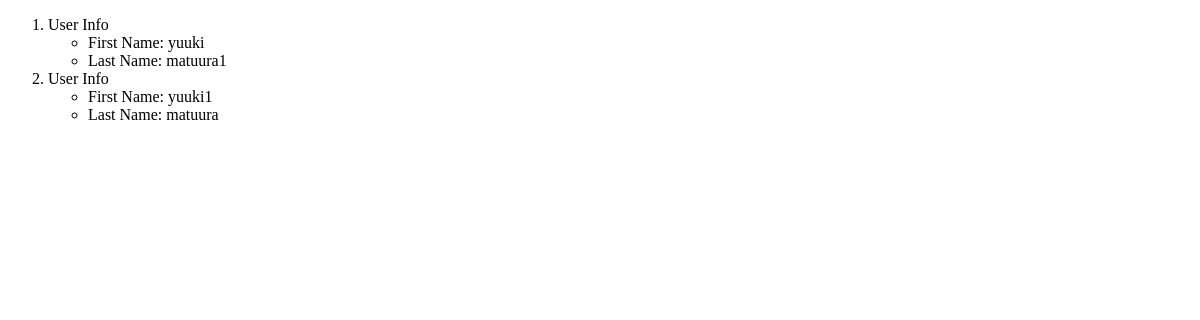
The app's page /Users, older data.
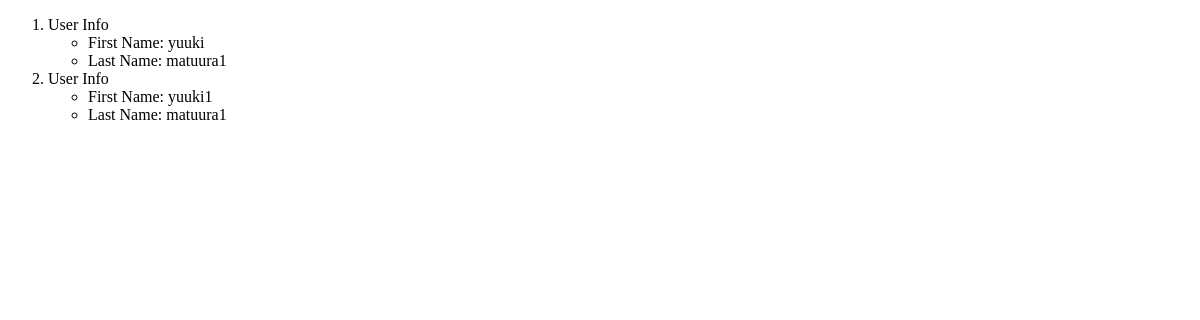
The same page, newer data.
### management/models.py (models this page shows, shortened)
class MstUsers(models.Model):
    UserId = models.AutoField(
        auto_created=True, primary_key=True, serialize=False
    )
    UserName = models.CharField(blank=True, null=True, max_length=10, db_index=True, unique=True)
    Pass = models.CharField(max_length=15, db_index=True)
    Company = models.ForeignKey('MstCompanys', to_field='CompanyId', on_delete=models.SET_NULL, null=True)

### management/views.py (the view)
# urls.py: url("Users", views.users, name='users'),
def users(request):
    user_list = MstUsers.objects.all()
    user_dict = {'users': user_list}
    return render(request, 'management/Users.html', context=user_dict)

### management/templates/management/Users.html (shortened to what this page needs)
<!DOCTYPE html>
<html lang="ja">
<head>
</head>
<body>
  {% if users %}
        <ol>
            {% for list in users %}
            <li>User Info</li>
            <ul>
                <li>First Name: {{ list.UserName }}</li>
                <li>Last Name: {{ list.Pass }}</li>
            </ul>
            {% endfor %}
        </ol>
        {% endif %}
</body>
</html>

Row changes from the older to the newer data that the page shows:
no longer on one of the page's lists (row unchanged): MstUsers: UserName "yuuki1", Pass "matuura"
now on this page (row edited): MstUsers: UserName "yuuki1", Pass "matuura1"
